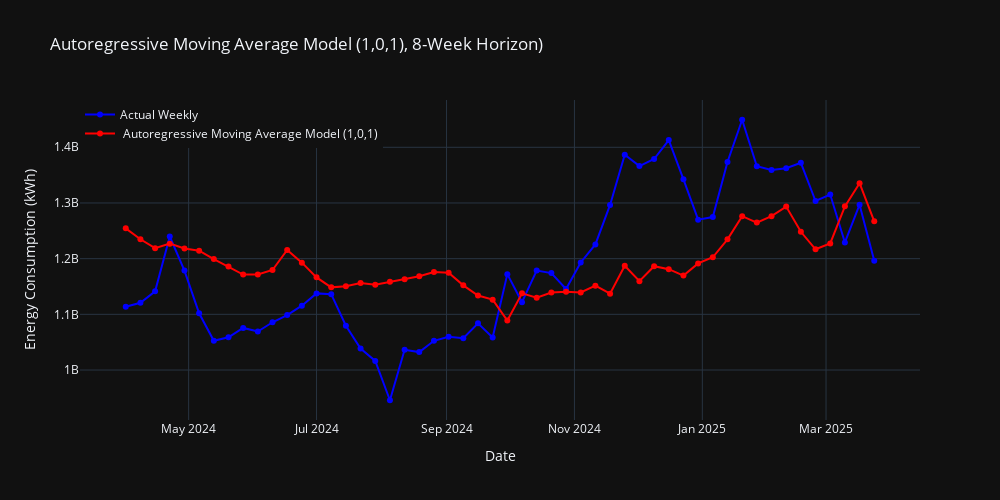

Notebook source saved alongside this figure:
### Markdown cell above
ARMA 8-week horizon

### Code cell
warnings.filterwarnings("ignore")
# Ensure consistent lengths
min_len = min(len(time_index), len(energy_consumption_data))
time_index = time_index[:min_len]
energy_consumption_data = energy_consumption_data[:min_len]

# --- Convert to Darts TimeSeries (WEEKLY) ---
series = TimeSeries.from_times_and_values(
    pd.DatetimeIndex(time_index),
    energy_consumption_data,
    fill_missing_dates=True,
)

# --- Training and prediction settings ---
horizon = 8                    # forecast 12 steps ahead
train_len = 104                # 2 years of training
start_idx = len(series) - 52  # last 1 year

# --- Containers for predicted and actual values ---
predicted = []
actual_vals = []

# --- Initialize model ---
model = ARIMA(1, 0, 1)  # ARIMA(1,0,0) with yearly seasonality
horizon = 8            
start = len(series) - 52 - horizon + 1

forecast = model.historical_forecasts(
    series=series,
    start=start,
    forecast_horizon=horizon,
    stride=1,
    retrain=True,
    train_length=104,
    last_points_only=True,
    show_warnings=False  # Optional: suppress warning messages
)
# --- Align actual values ---
actual = series.slice(forecast.start_time(), forecast.end_time())

# Convert to Pandas
actual_df = actual.to_series().to_frame(name="Actual")
forecast_df = forecast.to_series().to_frame(name="Forecast")

fig = go.Figure()

# Actual values
fig.add_trace(go.Scatter(
    x=actual_df.index,
    y=actual_df["Actual"],
    mode='lines+markers',
    name='Actual Weekly',
    line=dict(color='blue')
))

# --- Plot ---
fig = go.Figure()

fig.add_trace(go.Scatter(
    x=actual_df.index,
    y=actual_df["Actual"],
    mode='lines+markers',
    name='Actual Weekly',
    line=dict(color='blue')
))

fig.add_trace(go.Scatter(
    x=forecast_df.index,
    y=forecast_df["Forecast"],
    mode='lines+markers',
    name=' Autoregressive Moving Average Model (1,0,1)',
    line=dict(color='red')
))

fig.update_layout(
    title="Autoregressive Moving Average Model (1,0,1), 8-Week Horizon)",
    xaxis_title="Date",
    yaxis_title="Energy Consumption (kWh)",
    legend=dict(x=0, y=1),
    template="plotly_dark",
    width=1000,
    height=500
)

fig.show()

# --- Save ---
pio.write_json(
    fig,
    "/Users/omarabdesslem/Documents/Projects/Thesis-Website/public/ARMA/ARMA_data.json",
    pretty=True
)

# --- MAPE ---
if len(actual) == len(forecast):
    mape_score = mape(actual, forecast)
    print(f"MAPE (Student Forcing, Weekly): {mape_score:.2f}%")

    with open("/Users/omarabdesslem/Documents/Projects/Thesis-Website/public/ARMA/arma_mape.txt", "w") as f:
        f.write(f"{mape_score:.2f}")
else:
    print("Forecast and actual series do not match in length.")

### Figure 1 — Plotly figure (JSON) as saved in the notebook; plotly's stock layout.template omitted (floating-point values rounded to 4 significant figures)
{"data": [{"line": {"color": "blue"}, "mode": "lines+markers", "name": "Actual Weekly", "type": "scatter", "x": ["2024-04-01T00:00:00", "2024-04-08T00:00:00", "2024-04-15T00:00:00", "2024-04-22T00:00:00", "2024-04-29T00:00:00", "2024-05-06T00:00:00", "2024-05-13T00:00:00", "2024-05-20T00:00:00", "2024-05-27T00:00:00", "2024-06-03T00:00:00", "2024-06-10T00:00:00", "2024-06-17T00:00:00", "2024-06-24T00:00:00", "2024-07-01T00:00:00", "2024-07-08T00:00:00", "2024-07-15T00:00:00", "2024-07-22T00:00:00", "2024-07-29T00:00:00", "2024-08-05T00:00:00", "2024-08-12T00:00:00", "2024-08-19T00:00:00", "2024-08-26T00:00:00", "2024-09-02T00:00:00", "2024-09-09T00:00:00", "2024-09-16T00:00:00", "2024-09-23T00:00:00", "2024-09-30T00:00:00", "2024-10-07T00:00:00", "2024-10-14T00:00:00", "2024-10-21T00:00:00", "2024-10-28T00:00:00", "2024-11-04T00:00:00", "2024-11-11T00:00:00", "2024-11-18T00:00:00", "2024-11-25T00:00:00", "2024-12-02T00:00:00", "2024-12-09T00:00:00", "2024-12-16T00:00:00", "2024-12-23T00:00:00", "2024-12-30T00:00:00", "2025-01-06T00:00:00", "2025-01-13T00:00:00", "2025-01-20T00:00:00", "2025-01-27T00:00:00", "2025-02-03T00:00:00", "2025-02-10T00:00:00", "2025-02-17T00:00:00", "2025-02-24T00:00:00", "2025-03-03T00:00:00", "2025-03-10T00:00:00", "2025-03-17T00:00:00", "2025-03-24T00:00:00"], "y": [1114000000.0, 1121000000.0, 1141000000.0, 1240000000.0, 1179000000.0, 1102000000.0, 1053000000.0, 1059000000.0, 1076000000.0, 1069000000.0, 1086000000.0, 1099000000.0, 1116000000.0, 1138000000.0, 1136000000.0, 1080000000.0, 1039000000.0, 1016000000.0, 945700000.0, 1036000000.0, 1032000000.0, 1052000000.0, 1060000000.0, 1057000000.0, 1084000000.0, 1058000000.0, 1172000000.0, 1122000000.0, 1179000000.0, 1174000000.0, 1145000000.0, 1193000000.0, 1225000000.0, 1296000000.0, 1387000000.0, 1366000000.0, 1379000000.0, 1413000000.0, 1342000000.0, 1270000000.0, 1275000000.0, 1374000000.0, 1449000000.0, 1366000000.0, 1359000000.0, 1362000000.0, 1372000000.0, 1304000000.0, 1315000000.0, 1229000000.0, 1297000000.0, 1196000000.0]}, {"line": {"color": "red"}, "mode": "lines+markers", "name": " Autoregressive Moving Average Model (1,0,1)", "type": "scatter", "x": ["2024-04-01T00:00:00", "2024-04-08T00:00:00", "2024-04-15T00:00:00", "2024-04-22T00:00:00", "2024-04-29T00:00:00", "2024-05-06T00:00:00", "2024-05-13T00:00:00", "2024-05-20T00:00:00", "2024-05-27T00:00:00", "2024-06-03T00:00:00", "2024-06-10T00:00:00", "2024-06-17T00:00:00", "2024-06-24T00:00:00", "2024-07-01T00:00:00", "2024-07-08T00:00:00", "2024-07-15T00:00:00", "2024-07-22T00:00:00", "2024-07-29T00:00:00", "2024-08-05T00:00:00", "2024-08-12T00:00:00", "2024-08-19T00:00:00", "2024-08-26T00:00:00", "2024-09-02T00:00:00", "2024-09-09T00:00:00", "2024-09-16T00:00:00", "2024-09-23T00:00:00", "2024-09-30T00:00:00", "2024-10-07T00:00:00", "2024-10-14T00:00:00", "2024-10-21T00:00:00", "2024-10-28T00:00:00", "2024-11-04T00:00:00", "2024-11-11T00:00:00", "2024-11-18T00:00:00", "2024-11-25T00:00:00", "2024-12-02T00:00:00", "2024-12-09T00:00:00", "2024-12-16T00:00:00", "2024-12-23T00:00:00", "2024-12-30T00:00:00", "2025-01-06T00:00:00", "2025-01-13T00:00:00", "2025-01-20T00:00:00", "2025-01-27T00:00:00", "2025-02-03T00:00:00", "2025-02-10T00:00:00", "2025-02-17T00:00:00", "2025-02-24T00:00:00", "2025-03-03T00:00:00", "2025-03-10T00:00:00", "2025-03-17T00:00:00", "2025-03-24T00:00:00"], "y": [1254000000.0, 1235000000.0, 1219000000.0, 1227000000.0, 1218000000.0, 1214000000.0, 1199000000.0, 1186000000.0, 1171000000.0, 1172000000.0, 1180000000.0, 1216000000.0, 1193000000.0, 1166000000.0, 1148000000.0, 1151000000.0, 1156000000.0, 1153000000.0, 1158000000.0, 1163000000.0, 1168000000.0, 1176000000.0, 1175000000.0, 1152000000.0, 1134000000.0, 1126000000.0, 1089000000.0, 1138000000.0, 1130000000.0, 1139000000.0, 1140000000.0, 1139000000.0, 1152000000.0, 1137000000.0, 1187000000.0, 1160000000.0, 1186000000.0, 1181000000.0, 1170000000.0, 1191000000.0, 1202000000.0, 1235000000.0, 1276000000.0, 1265000000.0, 1276000000.0, 1294000000.0, 1248000000.0, 1217000000.0, 1227000000.0, 1294000000.0, 1335000000.0, 1267000000.0]}], "layout": {"height": 500, "legend": {"x": 0, "y": 1}, "title": {"text": "Autoregressive Moving Average Model (1,0,1), 8-Week Horizon)"}, "width": 1000, "xaxis": {"title": {"text": "Date"}}, "yaxis": {"title": {"text": "Energy Consumption (kWh)"}}}}
